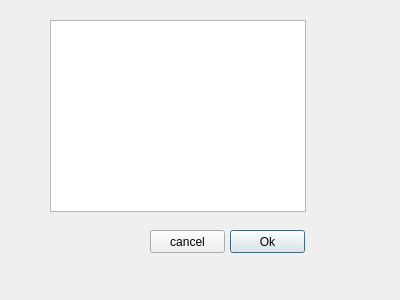
<?xml version="1.0" encoding="UTF-8"?>
<ui version="4.0">
 <class>Dialog</class>
 <widget class="QDialog" name="Dialog">
  <property name="geometry">
   <rect>
    <x>0</x>
    <y>0</y>
    <width>400</width>
    <height>300</height>
   </rect>
  </property>
  <property name="windowTitle">
   <string>Dialog</string>
  </property>
  <widget class="QPushButton" name="pushButton">
   <property name="geometry">
    <rect>
     <x>230</x>
     <y>230</y>
     <width>75</width>
     <height>23</height>
    </rect>
   </property>
   <property name="text">
    <string>Ok</string>
   </property>
  </widget>
  <widget class="QPushButton" name="pushButton_2">
   <property name="geometry">
    <rect>
     <x>150</x>
     <y>230</y>
     <width>75</width>
     <height>23</height>
    </rect>
   </property>
   <property name="text">
    <string>cancel</string>
   </property>
  </widget>
  <widget class="QTableWidget" name="tableWidget_Test">
   <property name="geometry">
    <rect>
     <x>50</x>
     <y>20</y>
     <width>256</width>
     <height>192</height>
    </rect>
   </property>
  </widget>
 </widget>
 <resources/>
 <connections/>
</ui>
